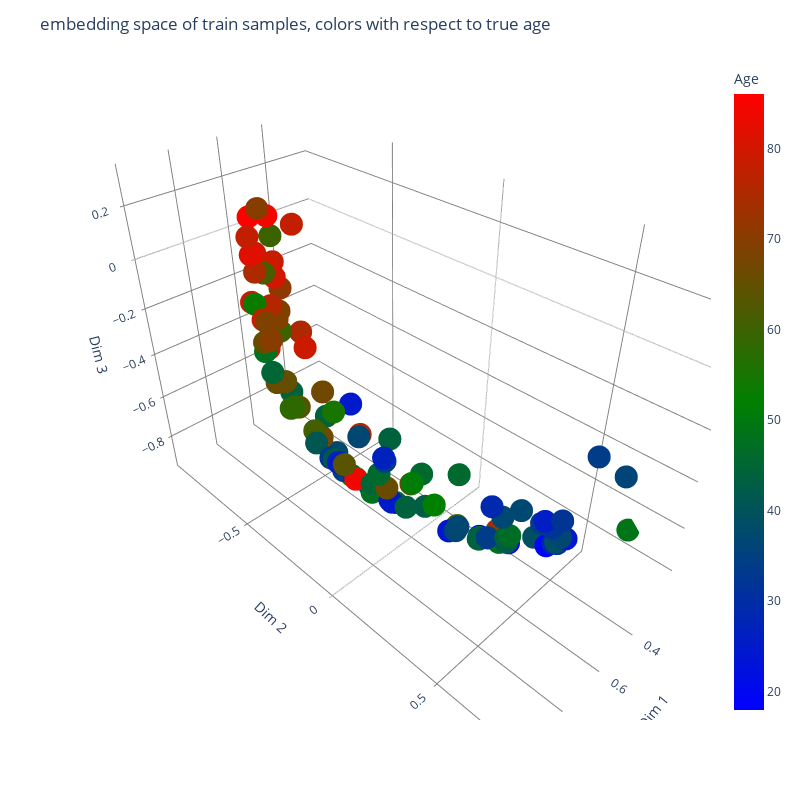

Notebook code for this chart:
### Code cell
import kaleido

fig = px.scatter_3d(embeddings, x='Dim 1', y='Dim 2', z='Dim 3',
                    color_continuous_scale=["blue", "green", "red"],
              color='Age') #range_color=[50, 180],
# fig.update_traces(marker=dict(size=4))
fig.update_layout(
    width=800,  # Adjust width as needed
    height=800,  # Adjust height as needed
    scene=dict(
        xaxis=dict(gridcolor='grey', backgroundcolor='white'),
        yaxis=dict(gridcolor='grey', backgroundcolor='white'),
        zaxis=dict(gridcolor='grey', backgroundcolor='white'),
        bgcolor='white'
    ),
    paper_bgcolor='white',
    plot_bgcolor='white',
    title = 'embedding space of train samples, colors with respect to true age'
)
fig.write_image("viz_to_present/prediction_of_age_only/embedding_test_true_age.svg", format='svg')
fig.show()
